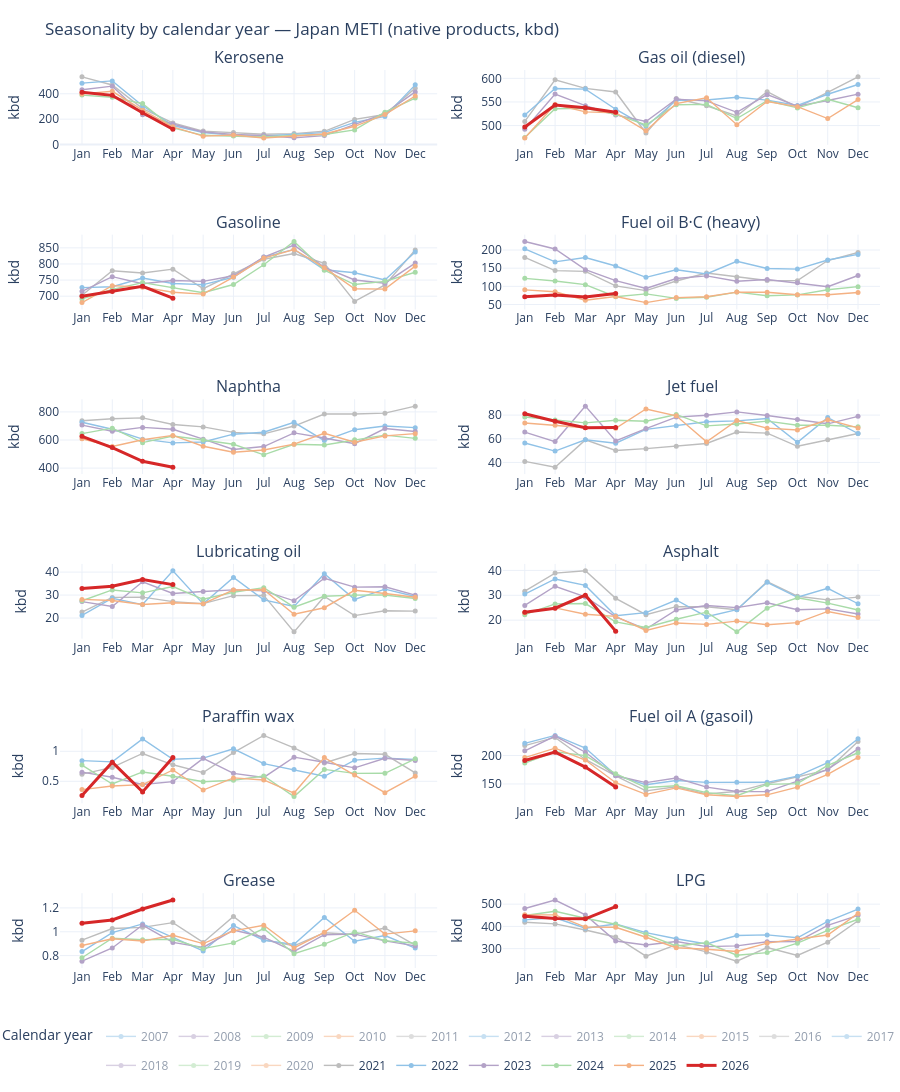

Notebook code cell kept with this figure:
### Markdown cell above
## 4. Seasonality

### Code cell
season_df, product_col, products, labels, suffix = seasonality_chart_inputs(
    "native",
    demand=demand,
    demand_canonical=demand_canonical,
)
if season_df.empty:
    print("No seasonality data")
else:
    fig = seasonality_by_year_chart(
        season_df,
        products=products,
        product_col=product_col,
        value_col="value_kbd",
        product_labels=labels,
        highlight_year=int(season_df['date'].dt.year.max()),#seasonality_highlight_year(season_df, date_col="date"),
        default_visible_prior_years=5,
        title=f"Seasonality by calendar year — Japan METI ({suffix}, kbd)",
        units_label="kbd",
    )
    fig.show()
